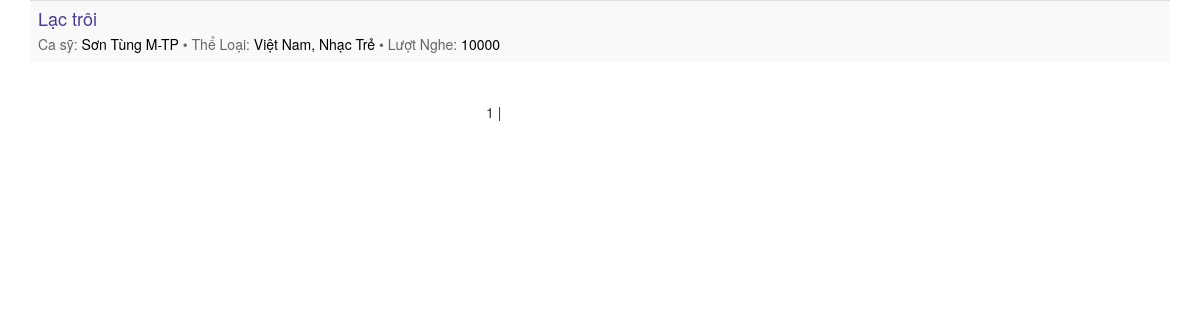
The page /view_song.php on the database as committed earlier.
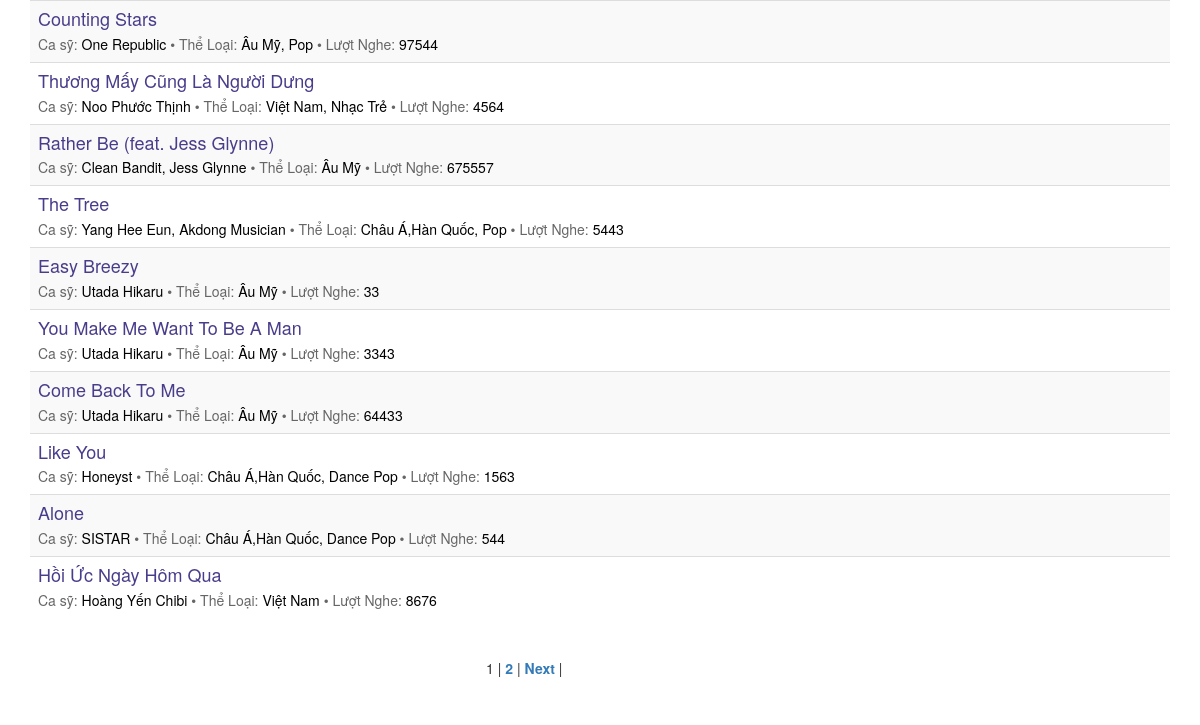
The same page on the database as committed later.
### tables this page shows
CREATE TABLE `nghenhac` (
  `ID` int(11) NOT NULL,
  `TenBaiHat` varchar(100) NOT NULL,
  `LoiBaiHat` longtext NOT NULL,
  `CaSy` varchar(100) NOT NULL,
  `TacGia` varchar(100) NOT NULL,
  `TheLoai` varchar(100) NOT NULL,
  `DuongDan` varchar(100) NOT NULL,
  `LuotNghe` int(11) NOT NULL
);

### view_song.php (the view, shortened to what this page needs)
<?php
$type = isset($_GET['type']) ? $_GET['type'] : '';
switch ($type) {
    default: $qtype = '1';
}
?>
<!DOCTYPE html>
<html>
<head>
    <link href="libs/bootstrap/css/bootstrap.min.css" rel="stylesheet">
    <link href="libs/audioplayer/css/style.css" rel="stylesheet">
    <link href="css/mystyle.css" rel="stylesheet">
    <link href="css/slider.css" rel="stylesheet">
</head>
<body>
<div class="container">
    <div class="row">
        <div class="col-xs-12 col-sm-12 col-md-12 col-lg-12">
            <table id="tableReport" class="table table-hover table-striped ">
                <tbody>
                    <?php
                $sql = "select count(id) as total from nghenhac where " . $qtype;
                $result = mysql_query($sql);
                $row = mysql_fetch_assoc($result);
                $total_records = $row['total'];
                $current_page = isset($_GET['page']) ? $_GET['page'] : 1;
                $limit = 10;
                $total_page = ceil($total_records / $limit);
                $start = ($current_page - 1) * $limit;
                $sql = "select * from nghenhac where " . $qtype . " order by id desc limit $start, $limit";
                $result = mysql_query($sql);
                ?>
                  <?php
                while ($row = mysql_fetch_assoc($result)) {
                    $id = $row['ID'];
                    $tenBaiHat = $row['TenBaiHat'];
                    $caSy = $row['CaSy'];
                    $luotNghe = $row['LuotNghe'];
                    $theLoai = $row['TheLoai'];
                    ?>
                    <tr class="media">
                        <td class="song_link media-body">
                            <a <?php echo "href='./?mod=listen&id=".$id."'"; ?> target="_top" ><h4 class="media-heading font-yellow text-bold hidden-xs"><?php echo "$tenBaiHat" ?></h4></a>
                            <span style="color: #666666">Ca sỹ: <span style="color: black"><?php echo " $caSy";  ?></span></span>
                            <span style="color: #666666"> • Thể Loại: <span style="color: black"><?php echo " $theLoai"; ?></span></span>
                            <span style="color: #666666"> • Lượt Nghe: <span style="color: black"><?php echo " $luotNghe" ?></span></span>
                        </td>
                        </tr>
                        <?php } ?>
                </tbody>
            </table>
             <div class="pagination" style="margin-left: 40%">
                        <?php
                        for ($i = 1; $i <= $total_page; $i++) {
                            if ($i == $current_page) {
                                echo '<span>' . $i . '</span> | ';
                            } else {
                                echo '<a href="view_song.php?type='.$type.'&page=' . $i . '"><b>' . $i . '</b></a> | ';
                            }
                        }
                        if ($current_page < $total_page && $total_page > 1) {
                            echo '<a href="view_song.php?type='.$type.'&page=' . ($current_page + 1) . '"><b>Next</b></a> | ';
                        }
                        ?>
                </div>
        </div>
    </div>
</div>
</body>
</html>

Rows that differ between the two databases and show on the page:
removed nghenhac: TenBaiHat "Lạc trôi", CaSy "Sơn Tùng M-TP", TheLoai "Việt Nam, Nhạc Trẻ", LuotNghe "10000"
added nghenhac: TenBaiHat "Counting Stars", CaSy "One Republic", TheLoai "Âu Mỹ, Pop", LuotNghe "97544"
added nghenhac: TenBaiHat "Thương Mấy Cũng Là Người Dưng", CaSy "Noo Phước Thịnh", TheLoai "Việt Nam, Nhạc Trẻ", LuotNghe "4564"
added nghenhac: TenBaiHat "Rather Be (feat. Jess Glynne)", CaSy "Clean Bandit, Jess Glynne", TheLoai "Âu Mỹ", LuotNghe "675557"
added nghenhac: TenBaiHat "The Tree", CaSy "Yang Hee Eun, Akdong Musician", TheLoai "Châu Á,Hàn Quốc, Pop", LuotNghe "5443"
added nghenhac: TenBaiHat "Easy Breezy", CaSy "Utada Hikaru", TheLoai "Âu Mỹ", LuotNghe "33"
added nghenhac: TenBaiHat "You Make Me Want To Be A Man", CaSy "Utada Hikaru", TheLoai "Âu Mỹ", LuotNghe "3343"
added nghenhac: TenBaiHat "Come Back To Me", CaSy "Utada Hikaru", TheLoai "Âu Mỹ", LuotNghe "64433"
added nghenhac: TenBaiHat "Like You", CaSy "Honeyst", TheLoai "Châu Á,Hàn Quốc, Dance Pop", LuotNghe "1563"
added nghenhac: TenBaiHat "Alone", CaSy "SISTAR", TheLoai "Châu Á,Hàn Quốc, Dance Pop", LuotNghe "544"
added nghenhac: TenBaiHat "Hồi Ức Ngày Hôm Qua", CaSy "Hoàng Yến Chibi", TheLoai "Việt Nam", LuotNghe "8676"
Other text that changed with them:
new list line: "2 |"
text now shown: "Next |"
